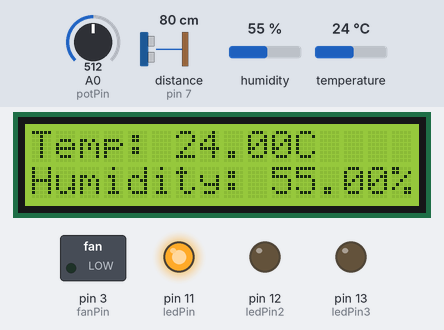
The sketch below on a simulated Arduino Uno, built with avr-gcc and run on an emulated ATmega328P. Shown: 16×2 character LCD, switched loads named in the sketch (green lamp = pin HIGH), output pins drawn as LEDs (lit = HIGH). Wiring (inferred from the names in the program): ultrasonic range finder: trigger pin 8; echo pin 7. Inputs (shaded band) come from the test bench; at power-on: humidity 55 %, distance to the obstacle (sensor on pin 7) 80 cm, temperature 24 °C, A0 (potPin) = 512. The echo pulse lasts 58.3 µs per cm; pins used as bus, display or sensor lines are not drawn; what the sketch prints to the serial monitor is not drawn.

Above: at 9.3 s.
9.4 s: humidity set to 22 %
At 10.9 s:
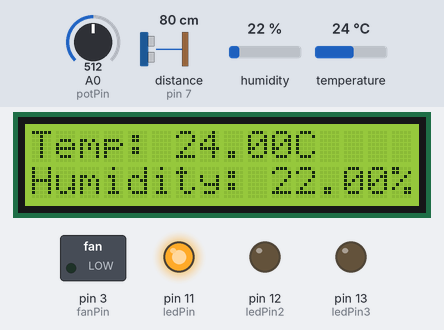
11.9 s: humidity set to 19 %
At 13.0 s:
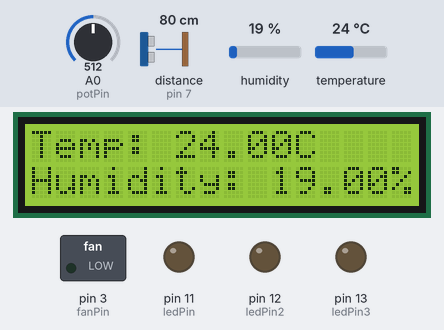
14.0 s: distance to the obstacle (sensor on pin 7) set to 12 cm
15.8 s: distance to the obstacle (sensor on pin 7) set to 9 cm
At 17.8 s:
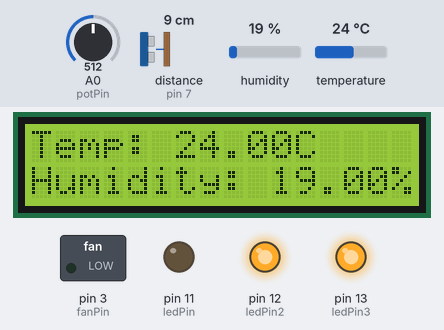
18.1 s: temperature set to 29.5 °C
At 19.7 s:
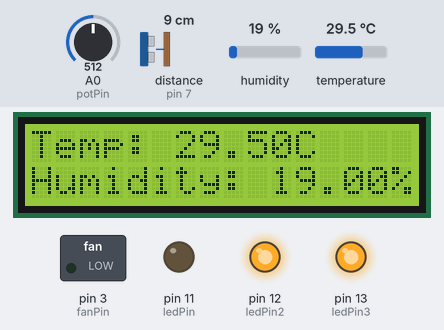
20.2 s: temperature set to 30.8 °C
At 21.6 s:
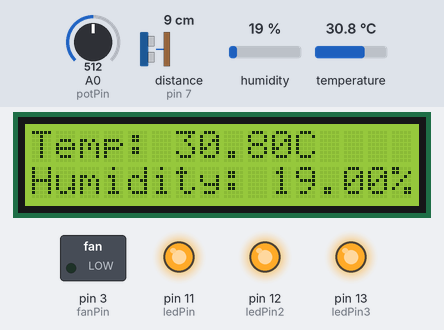
Timing chart, 0 to 23.2 s (numbered marks = the images above; inputs shaded):
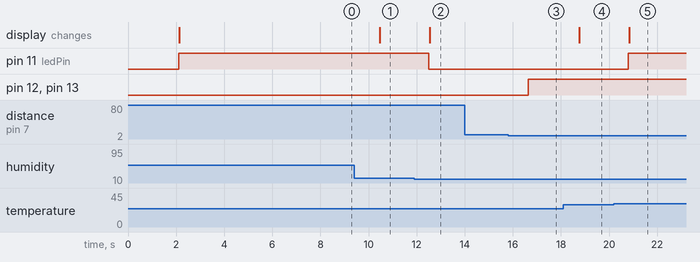

The sketch:

CP2_Final_Project_Code.ino
```cpp
#include <DHT.h>
#include <Wire.h>
#include <LiquidCrystal_I2C.h>

#define DHTPIN 2
#define DHTTYPE DHT22 // Change this to match your DHT sensor type

DHT dht(DHTPIN, DHTTYPE);

const int potPin = A0;
const int fanPin = 3; // Connect the fan to this pin
const int trigPin = 8;
const int echoPin = 7;
const int ledPin = 11;
const int ledPin2 = 12;
const int ledPin3 = 13;
long duration;
int distance;

LiquidCrystal_I2C lcd(0x27, 16, 2); // Set the LCD address and dimensions

void setup() {
  Serial.begin(9600);

  dht.begin();
  pinMode(fanPin, OUTPUT);
  lcd.init();         // Initialize the LCD
  lcd.backlight();    // Turn on the backlight

  Serial.println("LCD initialized successfully.");

  lcd.setCursor(0, 0);
  lcd.print("Temp/Humidity Fan");
  lcd.setCursor(0, 1);
  lcd.print("Vrushti Desai");
  delay(2000);
  lcd.clear();

 //ultrasonic+bulb
  pinMode(trigPin, OUTPUT);
 pinMode(echoPin, INPUT);
pinMode(ledPin, OUTPUT);
pinMode(ledPin2, OUTPUT);
pinMode(ledPin3, OUTPUT);
}

void loop() {
  int thresholdTemp = map(analogRead(potPin), 0, 1023, 20, 40); // Map potentiometer value to temperature range

  float temperature = dht.readTemperature();
  float humidity = dht.readHumidity();

  if (isnan(temperature) || isnan(humidity)) {
    lcd.clear();
    lcd.setCursor(0, 0);
    lcd.print("Failed to read DHT");
    lcd.setCursor(0, 1);
    lcd.print("sensor!");
    Serial.println("Failed to read DHT sensor!");
    delay(2000);
    return;
  }

  int thresholdHumidity = 20; // Adjust this threshold as needed

  if (temperature > thresholdTemp || humidity > thresholdHumidity) {
    // digitalWrite(fanPin, HIGH); // Turn on the fan
        digitalWrite(ledPin, HIGH);
    Serial.println("Fan turned ON.");
  } else {
        digitalWrite(ledPin, LOW);
    // digitalWrite(fanPin, LOW); // Turn off the fan
    Serial.println("Fan turned OFF.");
  }

  lcd.clear();
  lcd.setCursor(0, 0);
  lcd.print("Temp: ");
  lcd.print(temperature);
  lcd.print("C");

  lcd.setCursor(0, 1);
  lcd.print("Humidity: ");
  lcd.print(humidity);
  lcd.print("%");

  Serial.print("Temperature: ");
  Serial.print(temperature);
  Serial.print("C  Humidity: ");
  Serial.print(humidity);
  Serial.println("%");

  delay(1000);

//ultrasonic+light
  digitalWrite(trigPin, LOW);
  delayMicroseconds(2);
  digitalWrite(trigPin, HIGH);
  delayMicroseconds(10);
  digitalWrite(trigPin, LOW);

  duration = pulseIn(echoPin, HIGH);
  distance = duration * 0.034 / 2;


  Serial.print("Distance: ");
  Serial.println(distance);

  // If distance is less than 20 cm, turn on the LED, otherwise turn it off
  if (distance < 10) {

    // digitalWrite(ledPin, HIGH);
    digitalWrite(ledPin2, HIGH);
    digitalWrite(ledPin3, HIGH);
  } else {
    // digitalWrite(ledPin, LOW);
    digitalWrite(ledPin2, LOW);
    digitalWrite(ledPin3, LOW);
  }


}
```

Measured:
- the behaviour switches between 21 and 20 % on humidity (found by bisection; images 1 and 2)
- the behaviour switches between 11 and 10 cm on distance to the obstacle (sensor on pin 7) (found by bisection; images 2 and 3)
- the behaviour switches between 30 and 30.1 °C on temperature (found by bisection; images 4 and 5)
- after the input at 9.4 s, the display: changes after 1.1 s (image 1)
- after the input at 11.9 s, pin 11 (ledPin): HIGH → LOW after 0.61 s; the display: changes after 0.64 s (image 2)
- after the input at 14.0 s, every drawn part: stays the same
- after the input at 15.8 s, pin 12 (ledPin2), pin 13 (ledPin3): LOW → HIGH after 0.85 s
- after the input at 18.1 s, the display: changes after 0.66 s (image 4)
- after the input at 20.2 s, pin 11 (ledPin): LOW → HIGH after 0.60 s; the display: changes after 0.63 s (image 5)
